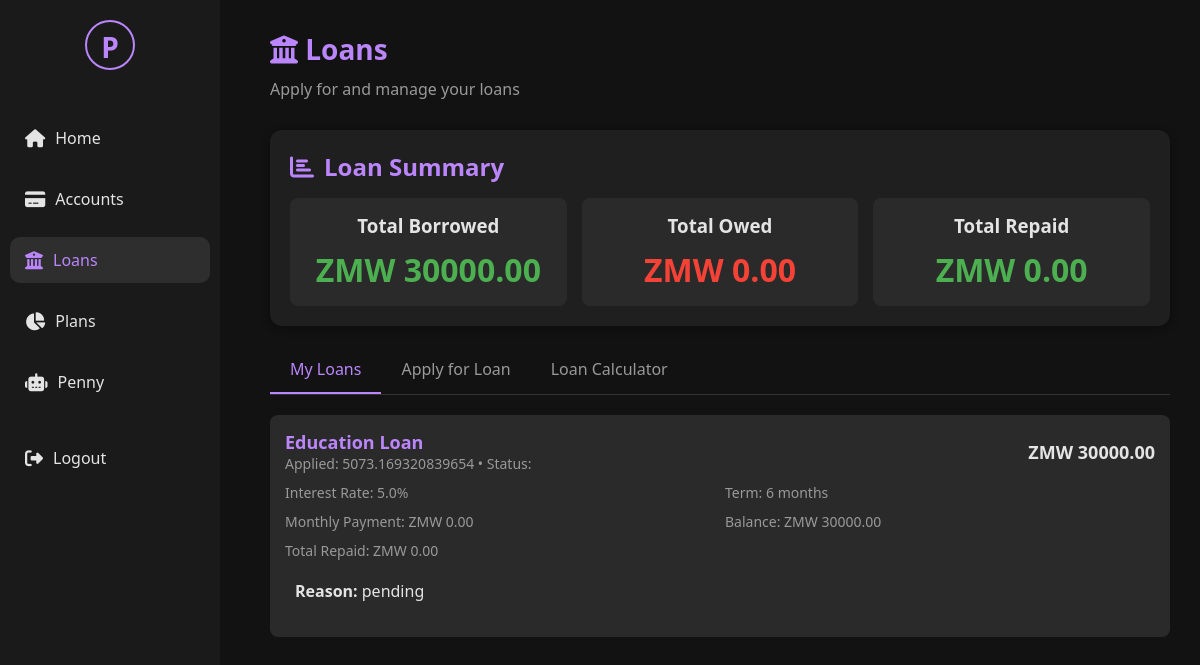
The page /loans (signed in) on the database its author committed.
### tables this page shows
CREATE TABLE loans (
            id INTEGER PRIMARY KEY AUTOINCREMENT,
            user_id INTEGER,
            principal REAL,
            interest_rate REAL,
            term_months INTEGER,
            loan_type TEXT,
            status TEXT DEFAULT 'pending', reason TEXT DEFAULT "", monthly_payment REAL DEFAULT 0, total_repayment REAL DEFAULT 0, balance_remaining REAL, application_date TEXT DEFAULT '',
            FOREIGN KEY(user_id) REFERENCES users(id)
        );

### GUI/web_app.py (the view)
@app.route('/loans')
@login_required
def loans():
    user_id = session.get('user_id')
    loan_service = LoanService()
    try:
        user_loans = loan_service.get_loans_by_user(user_id)
        print(f"Found {len(user_loans)} loans for user {user_id}")
        total_borrowed = sum(loan.principal for loan in user_loans if loan.status != LoanStatus.REJECTED.value)
        total_owed = sum(loan.balance_remaining for loan in user_loans if loan.status == LoanStatus.APPROVED.value)
        total_repaid = sum(loan.total_repayment for loan in user_loans)
    except Exception as e:
        print(f"Error fetching loans: {e}")
        user_loans = []
        total_borrowed = 0
        total_owed = 0
        total_repaid = 0
        flash('Error loading loans. Please try again.')
    return render_template('loans.html',
                         current_user={'username': session.get('full_name', session.get('username', 'User'))},
                         loans=user_loans,
                         total_borrowed=total_borrowed,
                         total_owed=total_owed,
                         total_repaid=total_repaid,
                         LoanStatus=LoanStatus)

### GUI/web_app.py (called while the page is built)
@app.teardown_appcontext
def teardown_db(exception):
    close_db_connection()

def login_required(f):
    @wraps(f)
    def decorated_function(*args, **kwargs):
        if 'user_id' not in session:
            flash('Please log in to access this page.')
            return redirect(url_for('login'))
        return f(*args, **kwargs)
    return decorated_function

### database/db.py (called while the page is built)
def get_connection(db_path=None):
    if db_path is None:
        db_path = DB_PATH
    return sqlite3.connect(db_path)

### database/db_helper.py (called while the page is built)
def close_db_connection(conn=None):
    if conn:
        try:
            conn.close()
        except Exception as e:
            print(f"Error closing connection: {e}")

### loan/loan_service.py (called while the page is built)
    def get_loans_by_user(self, user_id: str) -> list[Loan]:
        loan_data = get_loans_by_user(user_id)
        return [
            Loan(
                id=loan['id'],
                user_id=loan['user_id'],
                principal=loan['principal'],
                interest_rate=loan['interest_rate'],
                term_months=loan['term_months'],
                loan_type=loan['loan_type'],
                reason=loan['reason'],
                status=loan['status'],
                application_date=loan['application_date'],
                monthly_payment=loan['monthly_payment'],
                total_repayment=loan['total_repayment'],
                balance_remaining=loan['balance_remaining']
            ) for loan in loan_data
        ]

### GUI/templates/loans.html (shortened to what this page needs)
{% extends "base.html" %}
{% block content %}
<div class="welcome-section">
    <h1><i class="fas fa-university"></i> Loans</h1>
    <p>Apply for and manage your loans</p>
</div>
<div class="card">
    <h2><i class="fas fa-chart-bar"></i> Loan Summary</h2>
    <div style="display: grid; grid-template-columns: 1fr 1fr 1fr; gap: 15px;">
        <div style="text-align: center; padding: 15px; background: #2a2a2a; border-radius: 8px;">
            <h3>Total Borrowed</h3>
            <div class="balance">ZMW {{ "%.2f"|format(total_borrowed) }}</div>
        </div>
        <div style="text-align: center; padding: 15px; background: #2a2a2a; border-radius: 8px;">
            <h3>Total Owed</h3>
            <div class="balance expense">ZMW {{ "%.2f"|format(total_owed) }}</div>
        </div>
        <div style="text-align: center; padding: 15px; background: #2a2a2a; border-radius: 8px;">
            <h3>Total Repaid</h3>
            <div class="balance income">ZMW {{ "%.2f"|format(total_repaid) }}</div>
        </div>
    </div>
</div>
<div class="tabs">
    <div class="tab active" data-tab="my-loans">My Loans</div>
    <div class="tab" data-tab="apply">Apply for Loan</div>
    <div class="tab" data-tab="calculator">Loan Calculator</div>
</div>
{% for loan in loans %}
<div class="loan-card">
    <div class="loan-header">
        <div>
            <div class="loan-title">{{ loan.loan_type }} Loan</div>
            <div style="color: #999; font-size: 14px;">
                Applied: {{ loan.application_date }} •
                Status:
            </div>
        </div>
        <div class="loan-amount">ZMW {{ "%.2f"|format(loan.principal) }}</div>
    </div>
    <div class="loan-details">
        <div>Interest Rate: {{ loan.interest_rate }}%</div>
        <div>Term: {{ loan.term_months }} months</div>
        <div>Monthly Payment: ZMW {{ "%.2f"|format(loan.monthly_payment) }}</div>
        <div>Balance: ZMW {{ "%.2f"|format(loan.balance_remaining) }}</div>
        <div>Total Repaid: ZMW {{ "%.2f"|format(loan.total_repayment) }}</div>
    </div>
    {% if loan.reason %}
    <div style="margin: 10px 0; padding: 10px; background: #2a2a2a; border-radius: 5px;">
        <strong>Reason:</strong> {{ loan.reason }}
    </div>
    {% endif %}
</div>
{% endfor %}
{% endblock %}

### GUI/static/css/style.css (style rules this page uses)
* { margin: 0; padding: 0; box-sizing: border-box; font-family: 'Segoe UI', Tahoma, Geneva, Verdana, sans-serif; }
body { background-color: #121212; color: #e4e4e4; display: flex; min-height: 100vh; }
h1, h2, h3, h4 { margin: 0 0 10px; }
.welcome-section { margin-bottom: 30px; }
.welcome-section h1 { color: #bb86fc; font-size: 28px; }
.welcome-section p { color: #999; }
.card { background: #1f1f1f; border-radius: 12px; padding: 20px; margin-bottom: 20px; box-shadow: 0 2px 8px rgba(0,0,0,0.4); }
.card h2 { color: #bb86fc; margin-bottom: 15px; display: flex; align-items: center; }
.card h2 i { margin-right: 10px; }
.balance { font-size: 32px; font-weight: bold; color: #4caf50; }
.income { color: #4caf50; }
.expense { color: #f44336; }
.tabs { display: flex; border-bottom: 1px solid #333; margin-bottom: 20px; }
.tab { padding: 12px 20px; cursor: pointer; color: #999; border-bottom: 2px solid transparent; }
.tab.active { color: #bb86fc; border-bottom: 2px solid #bb86fc; }
.loan-card { background: #2a2a2a; border-radius: 8px; padding: 15px; margin-bottom: 15px; }
.loan-header { display: flex; justify-content: space-between; align-items: center; margin-bottom: 10px; }
.loan-title { font-weight: bold; color: #bb86fc; font-size: 18px; }
.loan-amount { font-size: 18px; font-weight: bold; }
.loan-details { display: grid; grid-template-columns: 1fr 1fr; gap: 10px; color: #999; font-size: 14px; margin-bottom: 10px; }

### rows shown on the page
loans: loan_type "Education", application_date "5073.169320839654", principal "30000.00", interest_rate "5.0", term_months "6", monthly_payment "0.00", balance_remaining "30000.00", total_repayment "0.00", reason "pending"

### other values the page prints
{{ "%.2f"|format(total_borrowed) }} "30000.00"
{{ "%.2f"|format(total_owed) }} "0.00"
{{ "%.2f"|format(total_repaid) }} "0.00"
